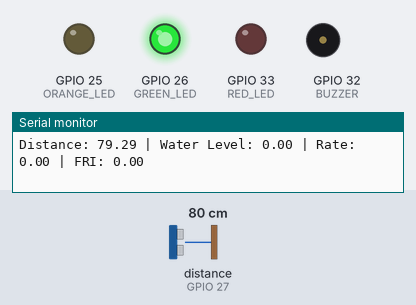
This sketch was run on a simulated ESP32. Shown: output pins drawn as LEDs (lit = HIGH), buzzer (waves = sounding), the last lines printed to the serial monitor. Wiring (inferred from the names in the program): ultrasonic range finder: trigger GPIO 14; echo GPIO 27. The test bench sets the inputs (shaded band); at power-on: distance to the obstacle (sensor on GPIO 27) 80 cm. The echo pulse lasts 58.3 µs per cm; WiFi joins after 1.5 s; servers stay silent unless stated; pins used as bus, display or sensor lines are not drawn.

Above: at 3.0 s.
3.1 s: distance to the obstacle (sensor on GPIO 27) set to 29 cm
5.0 s: distance to the obstacle (sensor on GPIO 27) set to 25 cm
At 6.05 s:
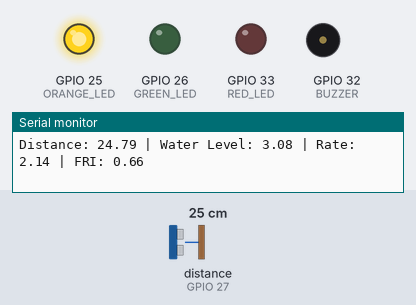
9.2 s: distance to the obstacle (sensor on GPIO 27) set to 2 cm
At 10.7 s:
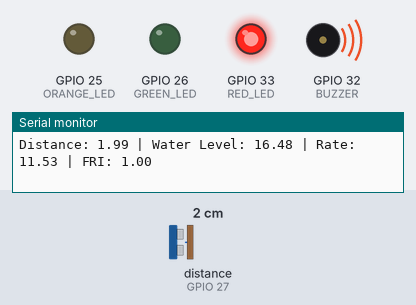
11.3 s: distance to the obstacle (sensor on GPIO 27) set to 6 cm
13.0 s: distance to the obstacle (sensor on GPIO 27) set to 9 cm
At 14.7 s:
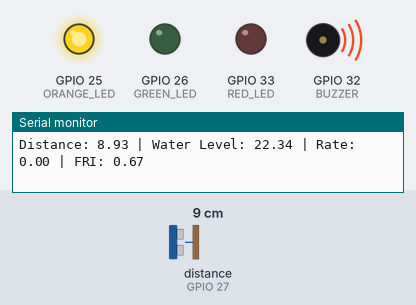
17.2 s: distance to the obstacle (sensor on GPIO 27) set to 4 cm
At 17.6 s:
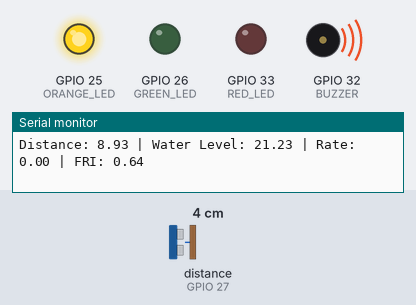
Timing chart, 0 to 20.2 s (numbered marks = the images above; inputs shaded):
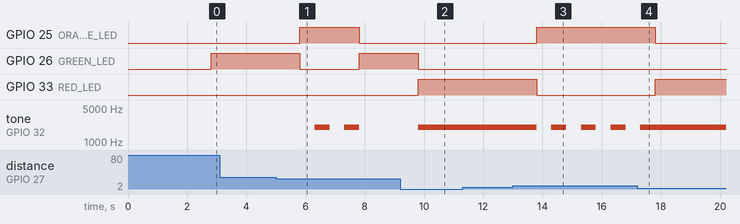

Measured:
- the behaviour switches between 26 and 25 cm on distance to the obstacle (sensor on GPIO 27) (found by bisection; images 0 and 1)
- the behaviour switches between 7 and 8 cm on distance to the obstacle (sensor on GPIO 27) (found by bisection; images 2 and 3)
- after the input at 5.0 s, GPIO 25 (ORANGE_LED): LOW → HIGH after 0.81 s, → LOW 2.0 s later; GPIO 26 (GREEN_LED): HIGH → LOW after 0.81 s, → HIGH 2.0 s later; tone on GPIO 32 (BUZZER): alternates 2000 Hz for 0.50 s and silent for 0.50 s, 4 changes in all, then stays silent, starting after 1.3 s
- after the input at 9.2 s, GPIO 26 (GREEN_LED): HIGH → LOW after 0.60 s; GPIO 33 (RED_LED): LOW → HIGH after 0.60 s; tone on GPIO 32 (BUZZER): silent → 2000 Hz after 0.60 s
- after the input at 13.0 s, GPIO 25 (ORANGE_LED): LOW → HIGH after 0.80 s; GPIO 33 (RED_LED): HIGH → LOW after 0.80 s; tone on GPIO 32 (BUZZER): alternates 2000 Hz for 0.50 s and silent for 0.50 s, starting after 0.81 s
- after the input at 17.2 s, GPIO 25 (ORANGE_LED): HIGH → LOW after 0.60 s; GPIO 33 (RED_LED): LOW → HIGH after 0.60 s; tone on GPIO 32 (BUZZER): goes on until 17.3 s, then stays 2000 Hz

The sketch:

PCL_TEST_CODE.ino
```cpp
#define BLYNK_TEMPLATE_ID "TMPL3lyrO6B3H"
#define BLYNK_TEMPLATE_NAME "PCL"
#define BLYNK_AUTH_TOKEN "QRAbCVx2S-9KrY0gJp_dtljE7M2wU2Gi"

#include <WiFi.h>
#include <BlynkSimpleEsp32.h>

char ssid[] = "Srishaanth's_11r";
char pass[] = "12345678";

BlynkTimer timer;

// Ultrasonic Pins
#define TRIG 14
#define ECHO 27

// LED Pins
#define GREEN_LED 26
#define ORANGE_LED 25
#define RED_LED 33

// Buzzer
#define BUZZER 32

long duration;
float distance;

// Flood Variables
float sensorHeight = 30.0;

float rawWaterLevel;
float waterLevel;
float previousLevel = 0;
float rateOfRise;
float FRI;

float Hcritical = 20.0;
float Rcritical = 1.5;

String floodStatus;

bool warningBeep = false;

void setup()
{
Serial.begin(115200);

pinMode(TRIG, OUTPUT);
pinMode(ECHO, INPUT);

pinMode(GREEN_LED, OUTPUT);
pinMode(ORANGE_LED, OUTPUT);
pinMode(RED_LED, OUTPUT);

// Passive buzzer
ledcAttach(BUZZER, 2000, 8);

Blynk.begin(BLYNK_AUTH_TOKEN, ssid, pass);

// Read sensor every 1 second
timer.setInterval(1000L, readSensor);

// Warning buzzer timer
timer.setInterval(500L, warningBuzzer);
}

void loop()
{
Blynk.run();
timer.run();
}

void readSensor()
{

// Trigger ultrasonic
digitalWrite(TRIG, LOW);
delayMicroseconds(2);

digitalWrite(TRIG, HIGH);
delayMicroseconds(10);
digitalWrite(TRIG, LOW);

duration = pulseIn(ECHO, HIGH);

distance = duration * 0.034 / 2;


// Raw water level
rawWaterLevel = sensorHeight - distance;

if(rawWaterLevel < 0)
rawWaterLevel = 0;


// Smooth water level
waterLevel = (rawWaterLevel + previousLevel) / 2;


// Rate of Rise
rateOfRise = waterLevel - previousLevel;

if(rateOfRise < 0)
rateOfRise = 0;

previousLevel = waterLevel;


// Flood Risk Index
FRI = (0.6 * (waterLevel / Hcritical)) +
      (0.4 * (rateOfRise / Rcritical));

FRI = constrain(FRI, 0, 1);


// Serial Debug
Serial.print("Distance: ");
Serial.print(distance);

Serial.print(" | Water Level: ");
Serial.print(waterLevel);

Serial.print(" | Rate: ");
Serial.print(rateOfRise);

Serial.print(" | FRI: ");
Serial.println(FRI);


// SAFE
if(FRI < 0.4)
{
digitalWrite(GREEN_LED, HIGH);
digitalWrite(ORANGE_LED, LOW);
digitalWrite(RED_LED, LOW);

ledcWrite(BUZZER, 0);

warningBeep = false;

floodStatus = "Safe";
}


// WARNING
else if(FRI >= 0.4 && FRI < 0.7)
{
digitalWrite(GREEN_LED, LOW);
digitalWrite(ORANGE_LED, HIGH);
digitalWrite(RED_LED, LOW);

warningBeep = true;

floodStatus = "Warning";
}


// DANGER
else
{
digitalWrite(GREEN_LED, LOW);
digitalWrite(ORANGE_LED, LOW);
digitalWrite(RED_LED, HIGH);

ledcWrite(BUZZER, 128);

warningBeep = false;

floodStatus = "Danger";
}


// Send to Blynk
Blynk.virtualWrite(V0, waterLevel);
Blynk.virtualWrite(V1, distance);
Blynk.virtualWrite(V2, floodStatus);
Blynk.virtualWrite(V3, FRI);

}


void warningBuzzer()
{
if(warningBeep)
{
static bool toggle = false;

if(toggle)
ledcWrite(BUZZER, 128);
else
ledcWrite(BUZZER, 0);

toggle = !toggle;
}
}
```
